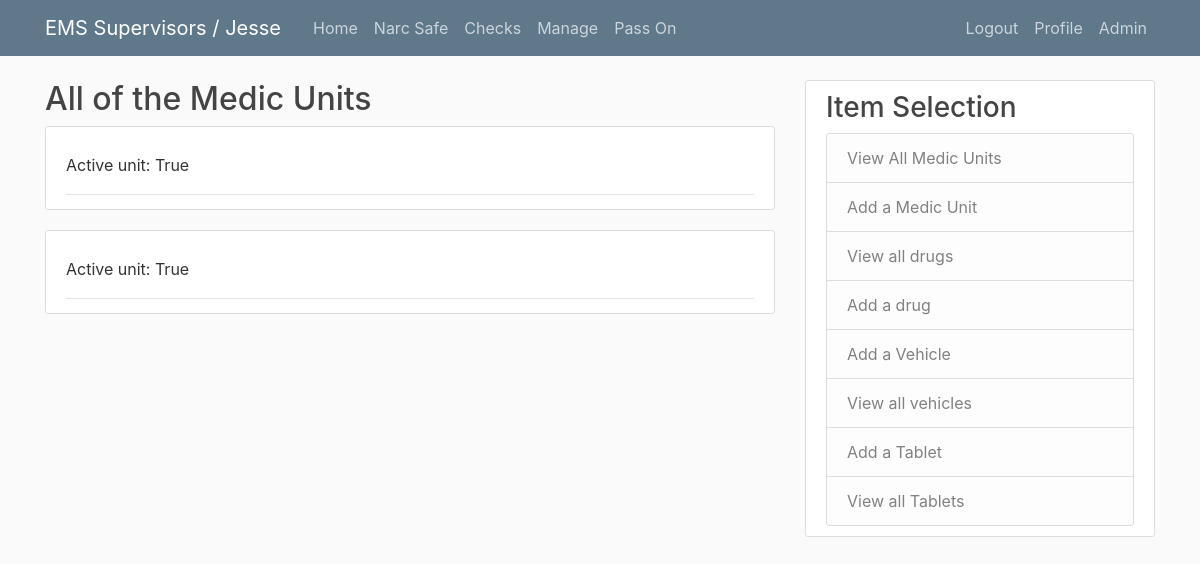
Before: /manage/medic_unit/ (signed in) with the older database file.
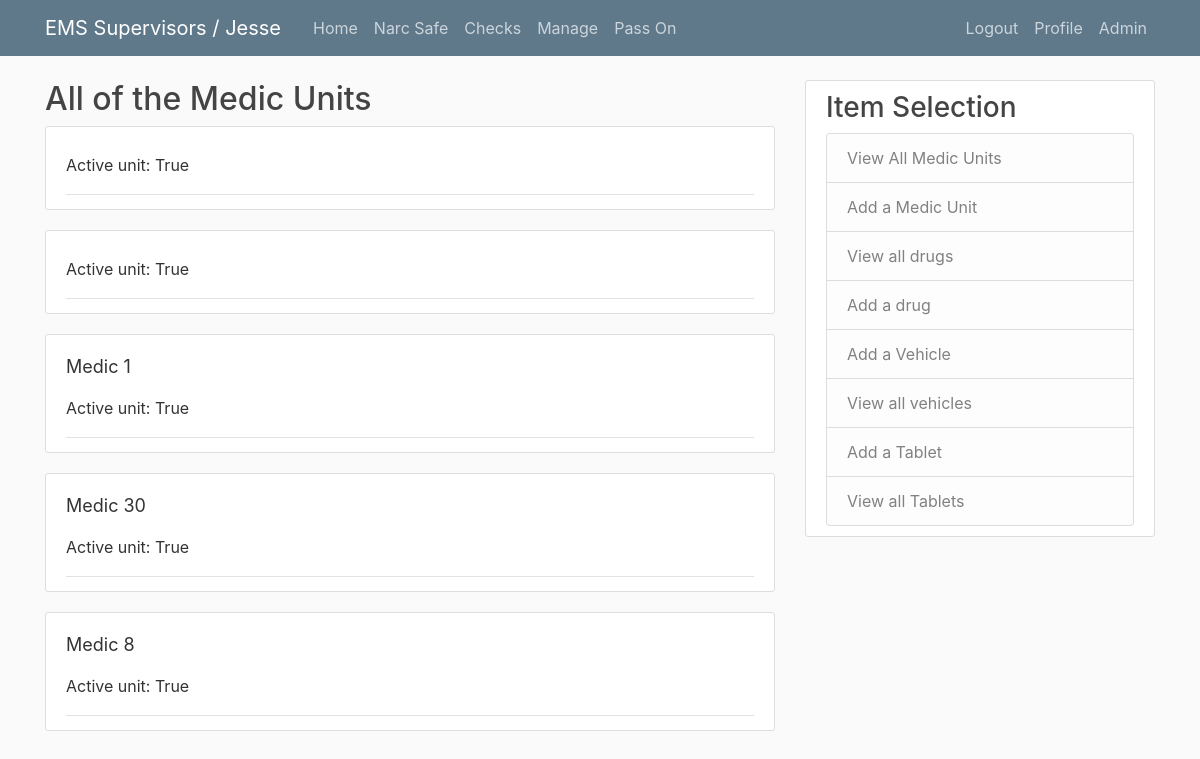
After: the same page with the newer database file.
### components/models.py (models this page shows, shortened)
class MedicUnit(models.Model):
    unit_name = models.CharField(max_length=50, default='')
    is_active = models.BooleanField(default=True)

### components/views.py (the view)
# urls.py: path('manage/medic_unit/', MedicListView.as_view(), name='medic_unit'),
class MedicListView(LoginRequiredMixin, ListView):
    model = MedicUnit
    ordering = ['unit_name']

### templates/components/medicunit_list.html (shortened to what this page needs)
{% extends 'components/manage_base.html' %}
{% block content %}
<div>
    <h2>All of the Medic Units</h2>
     {% for unit in object_list %}
        <article class="media content-section">
            <div class="media-body">
                <div class="article-metadata">
                <p style="font-size: large;" class="article-content">{{ unit.unit_name }}</p>
                <p class="article-content">Active unit: {{ unit.is_active}}</p>
            </div>
            </article>
    {% endfor %}
</div>
{% endblock %}

Changed rows visible on the page:
added MedicUnit: unit_name "Medic 1", is_active "True"
added MedicUnit: unit_name "Medic 30", is_active "True"
added MedicUnit: unit_name "Medic 8", is_active "True"
